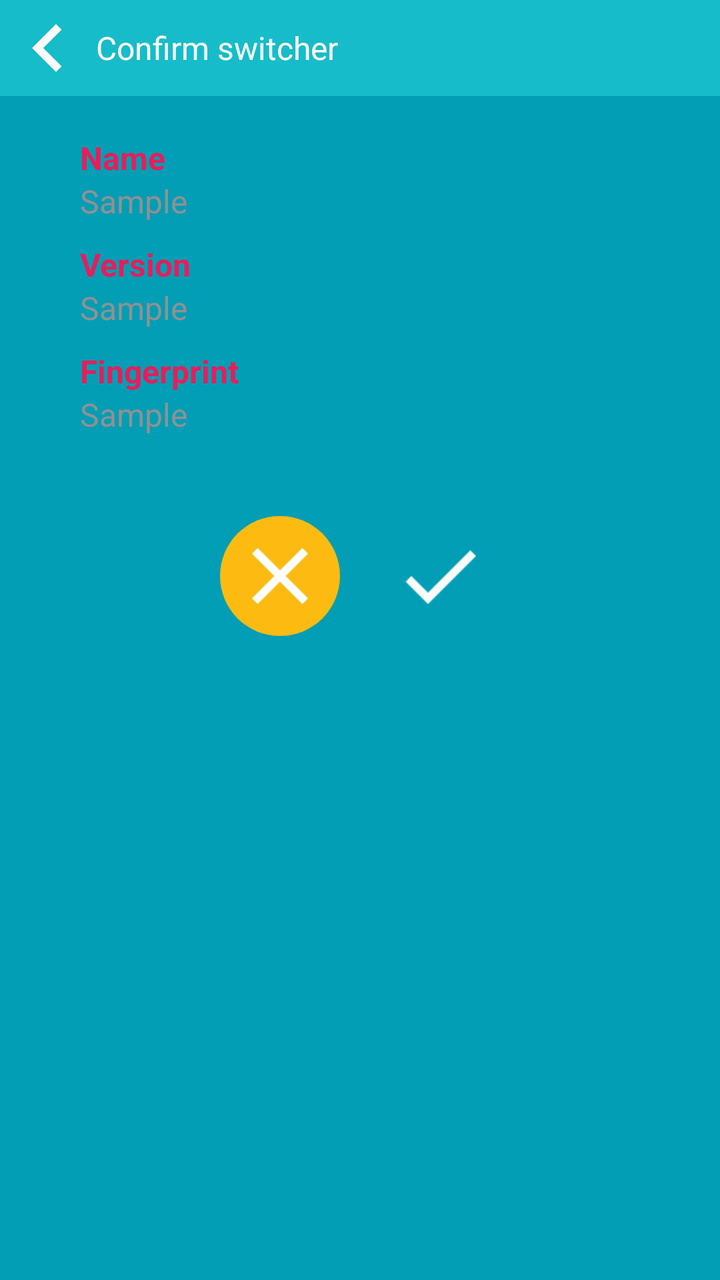
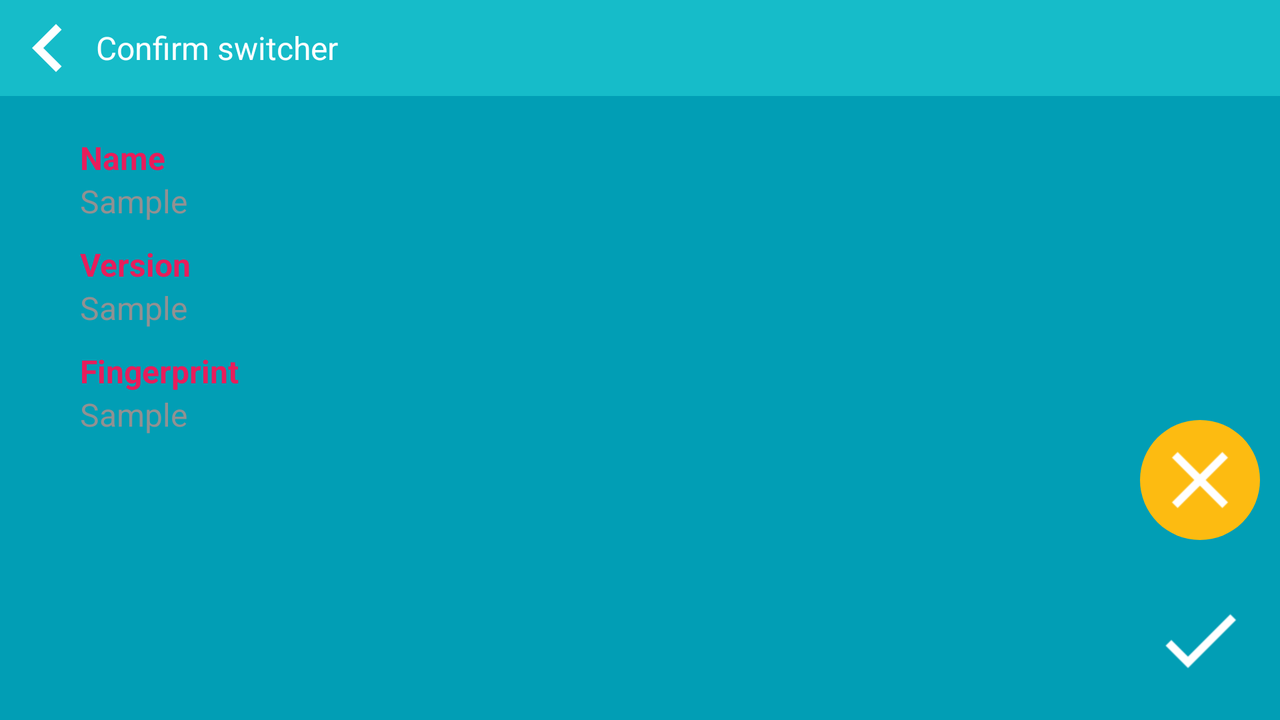

First picture: res/layout/ on a phone held upright. Second picture: the repository's own variant of that layout, on a device whose configuration matches the variant's folder. Source for both follows.
<!-- AndroidManifest.xml: application theme AppTheme -->
<!-- res/layout/fragment_switcher_confirm.xml -->
<LinearLayout xmlns:android="http://schemas.android.com/apk/res/android"
    xmlns:app="http://schemas.android.com/apk/res-auto"
    android:layout_width="match_parent"
    android:layout_height="match_parent"
    android:orientation="vertical">

    <LinearLayout
        android:layout_width="match_parent"
        android:layout_height="wrap_content"
        android:background="@color/light_blue"
        android:gravity="center_vertical"
        android:orientation="horizontal">

        <ImageButton
            android:id="@+id/btn_device_back"
            android:layout_width="@dimen/switcher_back_button_size"
            android:layout_height="@dimen/switcher_back_button_size"
            android:background="@drawable/selector_box_transparent"
            android:src="@drawable/ic_prev" />

        <TextView
            android:id="@+id/tv_chooser_title"
            android:layout_width="match_parent"
            android:layout_height="wrap_content"
            android:gravity="center_vertical"
            android:paddingBottom="@dimen/global_margin_padding"
            android:paddingRight="@dimen/global_margin_padding_large"
            android:paddingTop="@dimen/global_margin_padding"
            android:text="Confirm switcher"
            android:textColor="@color/white"
            android:textSize="@dimen/global_text_size" />
    </LinearLayout>

    <ScrollView
        android:layout_width="match_parent"
        android:layout_height="match_parent">

        <LinearLayout
            android:layout_width="match_parent"
            android:layout_height="wrap_content"
            android:orientation="vertical">

            <LinearLayout
                android:layout_width="match_parent"
                android:layout_height="wrap_content"
                android:layout_marginLeft="@dimen/global_margin_padding_large"
                android:layout_marginRight="@dimen/global_margin_padding_large"
                android:layout_weight="1"
                android:orientation="vertical"
                android:padding="@dimen/global_margin_padding_large">

                <TextView
                    android:layout_width="wrap_content"
                    android:layout_height="wrap_content"
                    android:text="@string/switcher_name"
                    android:textColor="@color/red"
                    android:textSize="@dimen/global_text_size"
                    android:textStyle="bold" />

                <TextView
                    android:id="@+id/tv_device_name"
                    android:layout_width="wrap_content"
                    android:layout_height="wrap_content"
                    android:layout_marginBottom="@dimen/global_margin_padding"
                    android:text="@string/sample"
                    android:textColor="@color/dark_gray"
                    android:textSize="@dimen/global_text_size" />

                <TextView
                    android:layout_width="wrap_content"
                    android:layout_height="wrap_content"
                    android:text="@string/switcher_version"
                    android:textColor="@color/red"
                    android:textSize="@dimen/global_text_size"
                    android:textStyle="bold" />

                <TextView
                    android:id="@+id/tv_device_version"
                    android:layout_width="wrap_content"
                    android:layout_height="wrap_content"
                    android:layout_marginBottom="@dimen/global_margin_padding"
                    android:text="@string/sample"
                    android:textColor="@color/dark_gray"
                    android:textSize="@dimen/global_text_size" />

                <TextView
                    android:layout_width="wrap_content"
                    android:layout_height="wrap_content"
                    android:text="@string/switcher_fingerprint"
                    android:textColor="@color/red"
                    android:textSize="@dimen/global_text_size"
                    android:textStyle="bold" />

                <TextView
                    android:id="@+id/tv_device_fingerprint"
                    android:layout_width="wrap_content"
                    android:layout_height="wrap_content"
                    android:layout_marginBottom="@dimen/global_margin_padding"
                    android:text="@string/sample"
                    android:textColor="@color/dark_gray"
                    android:textSize="@dimen/global_text_size" />

            </LinearLayout>

            <LinearLayout
                android:layout_width="wrap_content"
                android:layout_height="wrap_content"
                android:layout_alignParentRight="true"
                android:layout_gravity="center_horizontal"
                android:orientation="horizontal">

                <ImageButton
                    android:id="@+id/btn_switcher_cancel"
                    android:layout_width="@dimen/switcher_common_button_size"
                    android:layout_height="@dimen/switcher_common_button_size"
                    android:layout_margin="@dimen/global_margin_padding"
                    android:background="@drawable/selector_oval_yellow"
                    android:src="@drawable/ic_cancel" />

                <ImageButton
                    android:id="@+id/btn_switcher_ok"
                    android:layout_width="@dimen/switcher_common_button_size"
                    android:layout_height="@dimen/switcher_common_button_size"
                    android:layout_margin="@dimen/global_margin_padding"
                    android:background="@drawable/selector_oval_green"
                    android:src="@drawable/ic_ok" />
            </LinearLayout>
        </LinearLayout>
    </ScrollView>
</LinearLayout>
<!-- resources referenced by this layout -->
<resources>
  <color name="dark_gray">#919192</color>
  <color name="light_blue">#16bcc9</color>
  <color name="red">#e81d5b</color>
  <color name="white">#ffffff</color>
  <!-- from res/values-sw360dp/ -->
  <dimen name="global_margin_padding">10dp</dimen>
  <!-- from res/values-sw360dp/ -->
  <dimen name="global_margin_padding_large">20dp</dimen>
  <!-- from res/values-sw360dp/ -->
  <dimen name="global_text_size">16sp</dimen>
  <!-- from res/values-sw360dp/ -->
  <dimen name="switcher_back_button_size">48dp</dimen>
  <!-- from res/values-sw360dp/ -->
  <dimen name="switcher_common_button_size">60dp</dimen>
  <!-- drawable ic_cancel: png bitmap (drawable-hdpi, 14853 bytes) -->
  <!-- drawable ic_ok: png bitmap (drawable-hdpi, 14808 bytes) -->
  <!-- drawable ic_prev: png bitmap (drawable-hdpi, 14720 bytes) -->
  <!-- drawable selector_box_transparent (drawable) -->
  <?xml version="1.0" encoding="utf-8"?>
  <selector xmlns:android="http://schemas.android.com/apk/res/android">
  
      <item
          android:state_pressed="true"
          android:drawable="@drawable/shape_box_white_transparent" />
  
      <item
          android:drawable="@drawable/shape_box_transparent" />
  
  </selector>
  <!-- drawable selector_oval_green (drawable) -->
  <?xml version="1.0" encoding="utf-8"?>
  <selector xmlns:android="http://schemas.android.com/apk/res/android">
  
      <item
          android:state_pressed="true"
          android:drawable="@drawable/shape_oval_green_pressed" />
  
      <item
          android:drawable="@drawable/shape_oval_green" />
  
  </selector>
  <!-- drawable selector_oval_yellow (drawable) -->
  <?xml version="1.0" encoding="utf-8"?>
  <selector xmlns:android="http://schemas.android.com/apk/res/android">
  
      <item
          android:state_pressed="true"
          android:drawable="@drawable/shape_oval_yellow_pressed" />
  
      <item
          android:drawable="@drawable/shape_oval_yellow" />
  
  </selector>
  <string name="sample">Sample</string>
  <string name="switcher_fingerprint">Fingerprint</string>
  <string name="switcher_name">Name</string>
  <string name="switcher_version">Version</string>
  <style name="AppTheme" parent="AppBaseTheme">
          <item name="android:windowBackground">@color/blue</item>
      </style>
  <!-- drawable shape_box_white_transparent (drawable) -->
  <?xml version="1.0" encoding="utf-8"?>
  <shape xmlns:android="http://schemas.android.com/apk/res/android">
  
      <solid android:color="@color/white_transparent" />
  
  </shape>
  <!-- drawable shape_oval_green_pressed (drawable) -->
  <?xml version="1.0" encoding="utf-8"?>
  <shape xmlns:android="http://schemas.android.com/apk/res/android"
      android:shape="oval">
  
      <solid android:color="@color/green_pressed" />
  
  </shape>
  <!-- drawable shape_oval_yellow_pressed (drawable) -->
  <?xml version="1.0" encoding="utf-8"?>
  <shape xmlns:android="http://schemas.android.com/apk/res/android"
      android:shape="oval">
  
      <solid android:color="@color/yellow_pressed" />
  
  </shape>
  <!-- drawable shape_oval_yellow (drawable) -->
  <?xml version="1.0" encoding="utf-8"?>
  <shape xmlns:android="http://schemas.android.com/apk/res/android"
      android:shape="oval">
  
      <solid android:color="@color/yellow" />
  
  </shape>
  <style name="AppBaseTheme" parent="@style/Theme.AppCompat.Light">
          <item name="actionBarStyle">@style/ActionBarStyle</item>
      </style>
  <color name="blue">#019eb5</color>
  <color name="white_transparent">#55ffffff</color>
  <color name="green_pressed">#4e9055</color>
  <color name="yellow_pressed">#f2cf23</color>
  <color name="yellow">#fdbb11</color>
  <style name="ActionBarStyle" parent="@style/Widget.AppCompat.Light.ActionBar.Solid">
          <item name="titleTextStyle">@style/TitleBarTextColor</item>
          <item name="android:windowBackground">@color/blue</item>
          <item name="android:background">@color/red</item>
      </style>
  <style name="TitleBarTextColor" parent="@style/TextAppearance.AppCompat.Widget.ActionBar.Title">
          <item name="android:textColor">@color/white</item>
      </style>
</resources>
<!-- res/layout-land/fragment_switcher_confirm.xml (the repository's variant of the layout above) -->
<!-- drawn on the phone turned sideways -->
<LinearLayout xmlns:android="http://schemas.android.com/apk/res/android"
    android:layout_width="match_parent"
    android:layout_height="match_parent"
    android:orientation="vertical">

    <LinearLayout
        android:layout_width="match_parent"
        android:layout_height="wrap_content"
        android:background="@color/light_blue"
        android:gravity="center_vertical"
        android:orientation="horizontal">

        <ImageButton
            android:id="@+id/btn_device_back"
            android:layout_width="@dimen/switcher_back_button_size"
            android:layout_height="@dimen/switcher_back_button_size"
            android:background="@drawable/selector_box_transparent"
            android:src="@drawable/ic_prev" />

        <TextView
            android:id="@+id/tv_chooser_title"
            android:layout_width="match_parent"
            android:layout_height="wrap_content"
            android:gravity="center_vertical"
            android:paddingBottom="@dimen/global_margin_padding"
            android:paddingRight="@dimen/global_margin_padding_large"
            android:paddingTop="@dimen/global_margin_padding"
            android:text="@string/switcher_confirm"
            android:textColor="@color/white"
            android:textSize="@dimen/global_text_size" />
    </LinearLayout>

    <LinearLayout
        android:layout_width="match_parent"
        android:layout_height="match_parent"
        android:orientation="horizontal">

        <ScrollView
            android:layout_width="0dp"
            android:layout_height="match_parent"
            android:layout_weight="1">

            <LinearLayout
                android:layout_width="match_parent"
                android:layout_height="wrap_content"
                android:layout_marginLeft="@dimen/global_margin_padding_large"
                android:layout_marginRight="@dimen/global_margin_padding"
                android:layout_weight="1"
                android:orientation="vertical"
                android:padding="@dimen/global_margin_padding_large">

                <TextView
                    android:layout_width="wrap_content"
                    android:layout_height="wrap_content"
                    android:text="@string/switcher_name"
                    android:textColor="@color/red"
                    android:textSize="@dimen/global_text_size"
                    android:textStyle="bold" />

                <TextView
                    android:id="@+id/tv_device_name"
                    android:layout_width="wrap_content"
                    android:layout_height="wrap_content"
                    android:layout_marginBottom="@dimen/global_margin_padding"
                    android:text="@string/sample"
                    android:textColor="@color/dark_gray"
                    android:textSize="@dimen/global_text_size" />

                <TextView
                    android:layout_width="wrap_content"
                    android:layout_height="wrap_content"
                    android:text="@string/switcher_version"
                    android:textColor="@color/red"
                    android:textSize="@dimen/global_text_size"
                    android:textStyle="bold" />

                <TextView
                    android:id="@+id/tv_device_version"
                    android:layout_width="wrap_content"
                    android:layout_height="wrap_content"
                    android:layout_marginBottom="@dimen/global_margin_padding"
                    android:text="@string/sample"
                    android:textColor="@color/dark_gray"
                    android:textSize="@dimen/global_text_size" />

                <TextView
                    android:layout_width="wrap_content"
                    android:layout_height="wrap_content"
                    android:text="@string/switcher_fingerprint"
                    android:textColor="@color/red"
                    android:textSize="@dimen/global_text_size"
                    android:textStyle="bold" />

                <TextView
                    android:id="@+id/tv_device_fingerprint"
                    android:layout_width="wrap_content"
                    android:layout_height="wrap_content"
                    android:layout_marginBottom="@dimen/global_margin_padding"
                    android:text="@string/sample"
                    android:textColor="@color/dark_gray"
                    android:textSize="@dimen/global_text_size" />

            </LinearLayout>
        </ScrollView>


        <LinearLayout
            android:layout_width="wrap_content"
            android:layout_height="match_parent"
            android:layout_gravity="center_horizontal"
            android:orientation="vertical"
            android:gravity="bottom">

            <ImageButton
                android:id="@+id/btn_switcher_cancel"
                android:layout_width="@dimen/switcher_common_button_size"
                android:layout_height="@dimen/switcher_common_button_size"
                android:layout_margin="@dimen/global_margin_padding"
                android:background="@drawable/selector_oval_yellow"
                android:src="@drawable/ic_cancel" />

            <ImageButton
                android:id="@+id/btn_switcher_ok"
                android:layout_width="@dimen/switcher_common_button_size"
                android:layout_height="@dimen/switcher_common_button_size"
                android:layout_margin="@dimen/global_margin_padding"
                android:background="@drawable/selector_oval_green"
                android:src="@drawable/ic_ok" />
        </LinearLayout>
    </LinearLayout>
</LinearLayout>
<!-- resources referenced by the variant -->
<!-- as the phone turned sideways resolves them -->
<resources>
  <color name="dark_gray">#919192</color>
  <color name="light_blue">#16bcc9</color>
  <color name="red">#e81d5b</color>
  <color name="white">#ffffff</color>
  <!-- from res/values-sw360dp/ -->
  <dimen name="global_margin_padding">10dp</dimen>
  <!-- from res/values-sw360dp/ -->
  <dimen name="global_margin_padding_large">20dp</dimen>
  <!-- from res/values-sw360dp/ -->
  <dimen name="global_text_size">16sp</dimen>
  <!-- from res/values-sw360dp/ -->
  <dimen name="switcher_back_button_size">48dp</dimen>
  <!-- from res/values-sw360dp/ -->
  <dimen name="switcher_common_button_size">60dp</dimen>
  <!-- drawable ic_ok: png bitmap (drawable-hdpi, 14808 bytes) -->
  <!-- drawable ic_prev: png bitmap (drawable-hdpi, 14720 bytes) -->
  <!-- drawable selector_box_transparent (drawable) -->
  <?xml version="1.0" encoding="utf-8"?>
  <selector xmlns:android="http://schemas.android.com/apk/res/android">
  
      <item
          android:state_pressed="true"
          android:drawable="@drawable/shape_box_white_transparent" />
  
      <item
          android:drawable="@drawable/shape_box_transparent" />
  
  </selector>
  <!-- drawable selector_oval_green (drawable) -->
  <?xml version="1.0" encoding="utf-8"?>
  <selector xmlns:android="http://schemas.android.com/apk/res/android">
  
      <item
          android:state_pressed="true"
          android:drawable="@drawable/shape_oval_green_pressed" />
  
      <item
          android:drawable="@drawable/shape_oval_green" />
  
  </selector>
  <!-- drawable selector_oval_yellow (drawable) -->
  <?xml version="1.0" encoding="utf-8"?>
  <selector xmlns:android="http://schemas.android.com/apk/res/android">
  
      <item
          android:state_pressed="true"
          android:drawable="@drawable/shape_oval_yellow_pressed" />
  
      <item
          android:drawable="@drawable/shape_oval_yellow" />
  
  </selector>
  <string name="sample">Sample</string>
  <string name="switcher_confirm">Confirm switcher</string>
  <string name="switcher_fingerprint">Fingerprint</string>
  <string name="switcher_name">Name</string>
  <string name="switcher_version">Version</string>
  <style name="AppTheme" parent="AppBaseTheme">
          <item name="android:windowBackground">@color/blue</item>
      </style>
  <!-- drawable shape_box_white_transparent (drawable) -->
  <?xml version="1.0" encoding="utf-8"?>
  <shape xmlns:android="http://schemas.android.com/apk/res/android">
  
      <solid android:color="@color/white_transparent" />
  
  </shape>
  <!-- drawable shape_oval_green_pressed (drawable) -->
  <?xml version="1.0" encoding="utf-8"?>
  <shape xmlns:android="http://schemas.android.com/apk/res/android"
      android:shape="oval">
  
      <solid android:color="@color/green_pressed" />
  
  </shape>
  <!-- drawable shape_oval_yellow_pressed (drawable) -->
  <?xml version="1.0" encoding="utf-8"?>
  <shape xmlns:android="http://schemas.android.com/apk/res/android"
      android:shape="oval">
  
      <solid android:color="@color/yellow_pressed" />
  
  </shape>
  <!-- drawable shape_oval_yellow (drawable) -->
  <?xml version="1.0" encoding="utf-8"?>
  <shape xmlns:android="http://schemas.android.com/apk/res/android"
      android:shape="oval">
  
      <solid android:color="@color/yellow" />
  
  </shape>
  <style name="AppBaseTheme" parent="@style/Theme.AppCompat.Light">
          <item name="actionBarStyle">@style/ActionBarStyle</item>
      </style>
  <color name="blue">#019eb5</color>
  <color name="white_transparent">#55ffffff</color>
  <color name="green_pressed">#4e9055</color>
  <color name="yellow_pressed">#f2cf23</color>
  <color name="yellow">#fdbb11</color>
  <style name="ActionBarStyle" parent="@style/Widget.AppCompat.Light.ActionBar.Solid">
          <item name="titleTextStyle">@style/TitleBarTextColor</item>
          <item name="android:windowBackground">@color/blue</item>
          <item name="android:background">@color/red</item>
      </style>
  <style name="TitleBarTextColor" parent="@style/TextAppearance.AppCompat.Widget.ActionBar.Title">
          <item name="android:textColor">@color/white</item>
      </style>
  <!-- some entries are left out for length -->
</resources>
